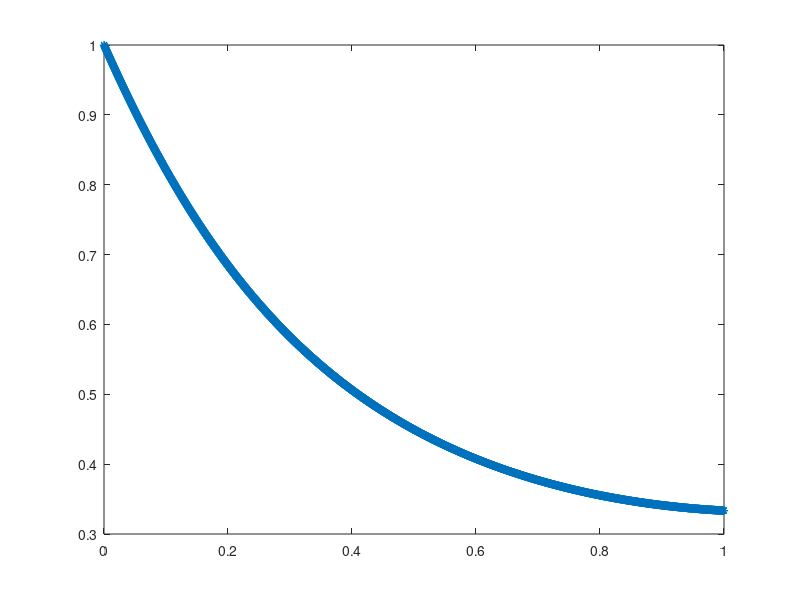
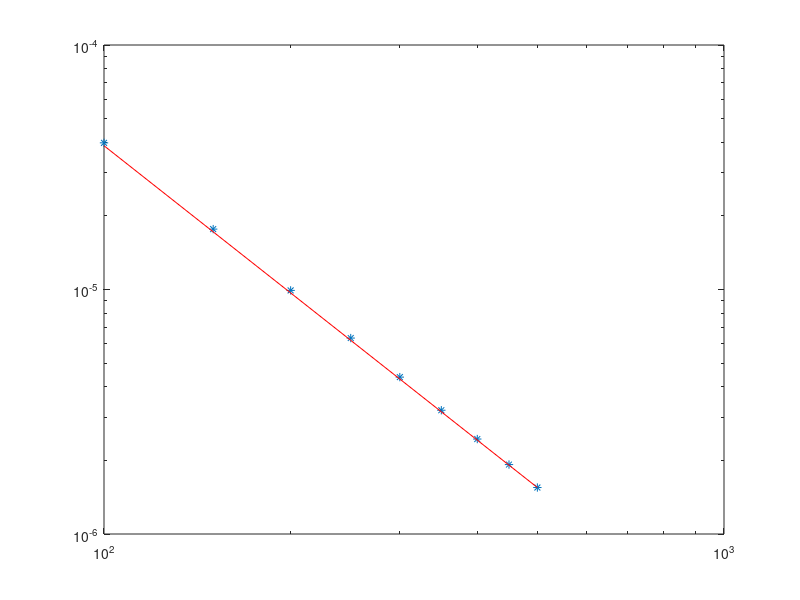

MATLAB code to generate these figures, in order:
clear all; close all

%% passaggio parametri

%a 
a(2,1)=0.5;
a(2,2)=0.5;
%b
b(1)=0.5;
b(2)=0.5;
%c
c(1)=0;
c(2)=1;

tstar=1;

y0=[1;1;1];
tsrif=3000;
ts=tsrif;
k=tstar/ts;

f=@(y) [-2*y(1)*y(2)...
    ;y(1)^2+y(3)^2-1-y(2)^2;...
    -2*(y(2)+y(1))*y(3)];df=@(y) [-2*y(2),-2*y(1),0;...
    2*y(1),-2*y(2),+2*y(3);...
    -2*y(3),-2*y(3),-2*(y(1)+y(2))];



%% inizializzo metodo
y=NaN(3,ts+1);
y(:,1) = y0(:);
xi = zeros(length(y0),2); %ho due stadi

tol=k^2/100;

for n=1:ts

    %% ricavo il primo xi
     w = y(:,n); 
    F1=@(x) x - y(:,n) - a(1,1)*k*f(x);
    JF1=@(x) eye(length(y0)) - a(1,1)*k*df(x);

  
  delta=-JF1(w)\F1(w);
  
   while (norm(delta,inf) > tol)
       w = w+delta; 
       delta = -JF1(w)\F1(w);
   end 
    w=w+delta;
    xi(:,1)=w; %trovo il primo xi1
	
    
  %% ricavo il secondo xi
  
  s= y(:,n)+a(2,1)*k*f(xi(:,1));
  
  F=@(x) x-y(:,n) - a(2,1)*k*f(xi(:,1))-a(2,2)*k*f(x);
  JF=@(x) eye(length(y0)) -a(2,2)*k*df(x);
  
  delta=-JF(s)\F(s);
  
  while(norm(delta,inf)>tol)
      s=s+delta;
      delta=-JF(s)\F(s);
  end
  s=s+delta;
  xi(:,2)=s;
  
  y(:,n+1)=y(:,n) +k*(b(1)*f(xi(:,1)) + b(2)*f(xi(:,2)));

end

yRef=y;

t=linspace(0,1,ts+1);
plot(t,y(1,:),'*')

count=0;
tsrange=[100:50:500];

for ts=tsrange
    count=count+1;
    k=tstar/ts;
    xi = zeros(length(y0),2); %ho due stadi
    y=NaN(3,ts+1);
    y(:,1)=y0;
    tol=k^2/100;

for n=1:ts

    %% ricavo il primo xi
     w = y(:,n); 
    F1=@(x) x - y(:,n) - a(1,1)*k*f(x);
    JF1=@(x) eye(length(y0)) - a(1,1)*k*df(x);

  
  delta=-JF1(w)\F1(w);
  
   while (norm(delta,inf) > tol)
       w = w+delta;
       delta = -JF1(w)\F1(w);
   end 
    w=w+delta;
    xi(:,1)=w; %trovo il primo xi1

    
  %% ricavo il secondo xi
  
  s= y(:,n)+a(2,1)*k*f(xi(:,1));
  
  F=@(x) x-y(:,n) - a(2,1)*k*f(xi(:,1))-a(2,2)*k*f(x);
  JF=@(x) eye(length(y0)) -a(2,2)*k*df(x);
  
  delta=-JF(s)\F(s);
  
  while(norm(delta,inf)>tol)
      s=s+delta;
      delta=-JF(s)\F(s);
  end
  s=s+delta;
  xi(:,2)=s;
  
  y(:,n+1)=y(:,n) +k*(b(1)*f(xi(:,1)) + b(2)*f(xi(:,2)));
end

err(count)=norm(y(:,ts+1)-yRef(:,tsrif+1),inf);
end

figure
loglog(tsrange,err,'*',tsrange,err(end)*(tsrange/tsrange(end)).^(-2),'r')
